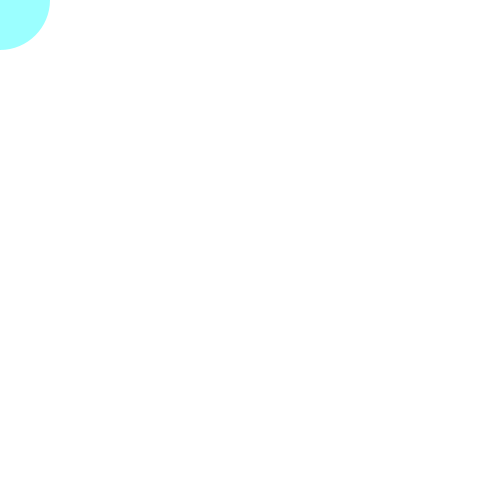
Frame 1 (no input)
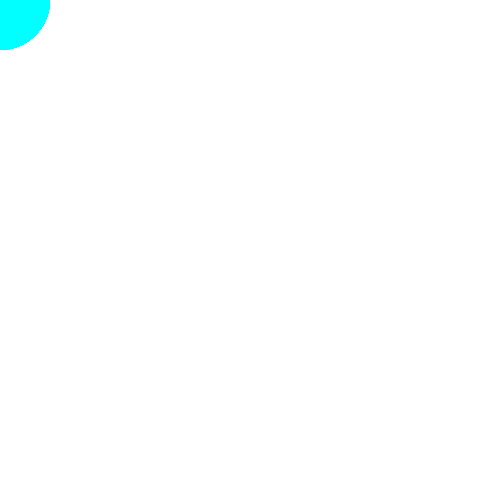
Frame 60 (the mouse pressed at the canvas centre just before this capture)
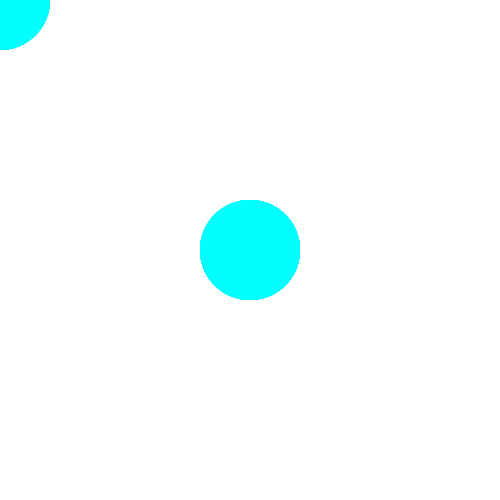
Frame 120 (the mouse held since frame 60 and released just before this capture)

The Processing sketch that drew these frames (run headless with seeded random() and noise(); from frame 60 on, the mouse is pressed at the canvas centre):

// Processing sketch: sketch_191009b
// ── sketch_191009b.pde
void setup() {
    size(500,500); // ウインドウのサイズ
    background(255); // 背景
}

void draw() {
    noStroke(); // 線なし
    fill(0,255,255,100); // 塗り
    ellipse(mouseX,mouseY,100,100); // 円をマウス座標を中心に描く
}
